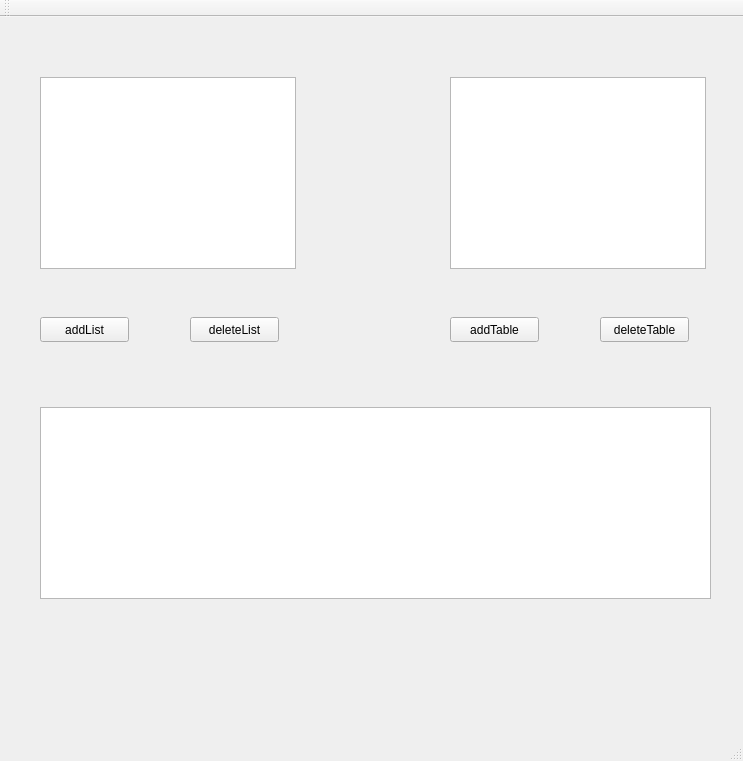
<?xml version="1.0" encoding="UTF-8"?>
<ui version="4.0">
 <class>MainWindow</class>
 <widget class="QMainWindow" name="MainWindow">
  <property name="geometry">
   <rect>
    <x>0</x>
    <y>0</y>
    <width>743</width>
    <height>761</height>
   </rect>
  </property>
  <property name="windowTitle">
   <string>MainWindow</string>
  </property>
  <widget class="QWidget" name="centralWidget">
   <widget class="QListView" name="listView">
    <property name="geometry">
     <rect>
      <x>40</x>
      <y>60</y>
      <width>256</width>
      <height>192</height>
     </rect>
    </property>
   </widget>
   <widget class="QTableView" name="tableView">
    <property name="geometry">
     <rect>
      <x>450</x>
      <y>60</y>
      <width>256</width>
      <height>192</height>
     </rect>
    </property>
   </widget>
   <widget class="QPushButton" name="pbtnAddList">
    <property name="geometry">
     <rect>
      <x>40</x>
      <y>300</y>
      <width>89</width>
      <height>25</height>
     </rect>
    </property>
    <property name="text">
     <string>addList</string>
    </property>
   </widget>
   <widget class="QPushButton" name="pbtnDeleteList">
    <property name="geometry">
     <rect>
      <x>190</x>
      <y>300</y>
      <width>89</width>
      <height>25</height>
     </rect>
    </property>
    <property name="text">
     <string>deleteList</string>
    </property>
   </widget>
   <widget class="QPushButton" name="pbtnAddTable">
    <property name="geometry">
     <rect>
      <x>450</x>
      <y>300</y>
      <width>89</width>
      <height>25</height>
     </rect>
    </property>
    <property name="text">
     <string>addTable</string>
    </property>
   </widget>
   <widget class="QPushButton" name="pbtnDeleteTable">
    <property name="geometry">
     <rect>
      <x>600</x>
      <y>300</y>
      <width>89</width>
      <height>25</height>
     </rect>
    </property>
    <property name="text">
     <string>deleteTable</string>
    </property>
   </widget>
   <widget class="QTextBrowser" name="textBrowser">
    <property name="geometry">
     <rect>
      <x>40</x>
      <y>390</y>
      <width>671</width>
      <height>192</height>
     </rect>
    </property>
   </widget>
  </widget>
  <widget class="QMenuBar" name="menuBar">
   <property name="geometry">
    <rect>
     <x>0</x>
     <y>0</y>
     <width>743</width>
     <height>28</height>
    </rect>
   </property>
  </widget>
  <widget class="QToolBar" name="mainToolBar">
   <attribute name="toolBarArea">
    <enum>TopToolBarArea</enum>
   </attribute>
   <attribute name="toolBarBreak">
    <bool>false</bool>
   </attribute>
  </widget>
  <widget class="QStatusBar" name="statusBar"/>
 </widget>
 <layoutdefault spacing="6" margin="11"/>
 <resources/>
 <connections/>
</ui>
